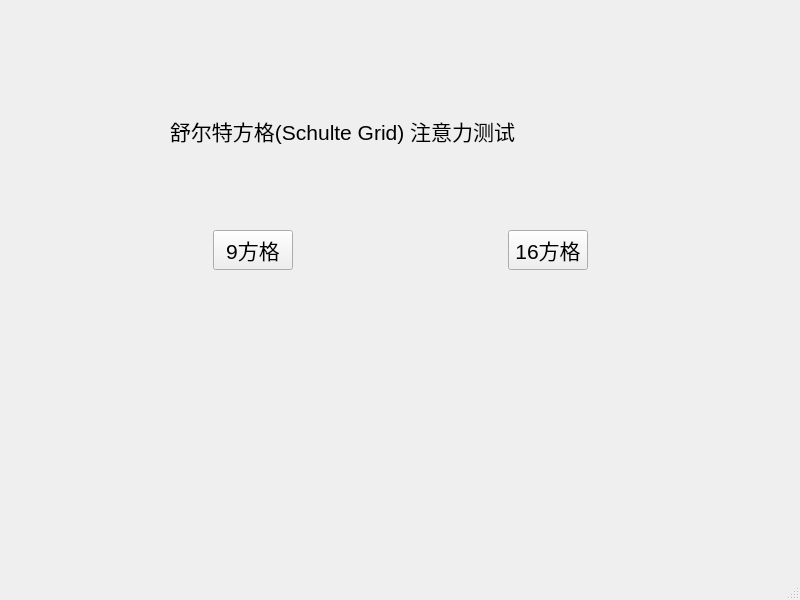
<?xml version="1.0" encoding="UTF-8"?>
<ui version="4.0">
 <class>Start</class>
 <widget class="QMainWindow" name="Start">
  <property name="geometry">
   <rect>
    <x>0</x>
    <y>0</y>
    <width>800</width>
    <height>600</height>
   </rect>
  </property>
  <property name="windowTitle">
   <string>Start</string>
  </property>
  <widget class="QWidget" name="centralwidget">
   <widget class="QWidget" name="horizontalLayoutWidget">
    <property name="geometry">
     <rect>
      <x>5</x>
      <y>210</y>
      <width>791</width>
      <height>80</height>
     </rect>
    </property>
    <layout class="QHBoxLayout" name="horizontalLayout">
     <item>
      <spacer name="horizontalSpacer_2">
       <property name="orientation">
        <enum>Qt::Horizontal</enum>
       </property>
       <property name="sizeHint" stdset="0">
        <size>
         <width>40</width>
         <height>20</height>
        </size>
       </property>
      </spacer>
     </item>
     <item>
      <widget class="QPushButton" name="pushButton">
       <property name="font">
        <font>
         <family>Arial</family>
         <pointsize>16</pointsize>
        </font>
       </property>
       <property name="text">
        <string>9方格</string>
       </property>
      </widget>
     </item>
     <item>
      <spacer name="horizontalSpacer">
       <property name="orientation">
        <enum>Qt::Horizontal</enum>
       </property>
       <property name="sizeHint" stdset="0">
        <size>
         <width>40</width>
         <height>20</height>
        </size>
       </property>
      </spacer>
     </item>
     <item>
      <widget class="QPushButton" name="pushButton_2">
       <property name="font">
        <font>
         <family>Arial</family>
         <pointsize>16</pointsize>
        </font>
       </property>
       <property name="text">
        <string>16方格</string>
       </property>
      </widget>
     </item>
     <item>
      <spacer name="horizontalSpacer_3">
       <property name="orientation">
        <enum>Qt::Horizontal</enum>
       </property>
       <property name="sizeHint" stdset="0">
        <size>
         <width>40</width>
         <height>20</height>
        </size>
       </property>
      </spacer>
     </item>
    </layout>
   </widget>
   <widget class="QLabel" name="label">
    <property name="geometry">
     <rect>
      <x>170</x>
      <y>110</y>
      <width>446</width>
      <height>65</height>
     </rect>
    </property>
    <property name="font">
     <font>
      <family>Arial</family>
      <pointsize>16</pointsize>
     </font>
    </property>
    <property name="text">
     <string>舒尔特方格(Schulte Grid) 注意力测试
</string>
    </property>
   </widget>
  </widget>
  <widget class="QMenuBar" name="menubar">
   <property name="geometry">
    <rect>
     <x>0</x>
     <y>0</y>
     <width>800</width>
     <height>25</height>
    </rect>
   </property>
  </widget>
  <widget class="QStatusBar" name="statusbar"/>
 </widget>
 <resources/>
 <connections/>
</ui>
